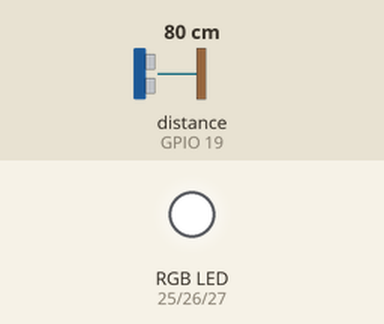
This sketch was run on a simulated ESP32. Shown: an RGB LED mixed from three pins (HIGH = lit). Inputs (shaded band) come from the test bench; at power-on: distance to the obstacle (sensor on GPIO 19) 80 cm. The echo pulse lasts 58.3 µs per cm; WiFi joins after 1.5 s; servers stay silent unless stated; no MQTT or app messages arrive unless stated; pins used as bus, display or sensor lines are not drawn; what the sketch prints to the serial monitor is not drawn.

Above: at 2.7 s.
2.8 s: distance to the obstacle (sensor on GPIO 19) set to 23 cm
At 6.5 s:
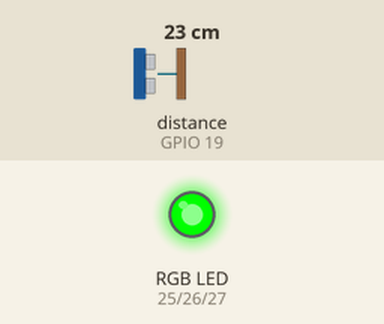
6.8 s: distance to the obstacle (sensor on GPIO 19) set to 19 cm
At 11.8 s:
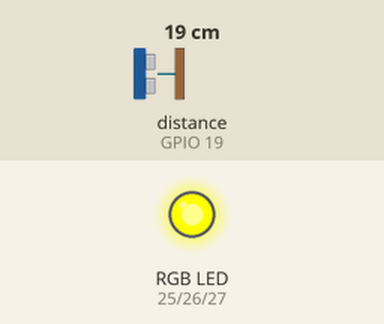
12.3 s: distance to the obstacle (sensor on GPIO 19) set to 12 cm
16.3 s: distance to the obstacle (sensor on GPIO 19) set to 9 cm
Timing chart, 0 to 19.3 s (numbered marks = the images above; inputs shaded):
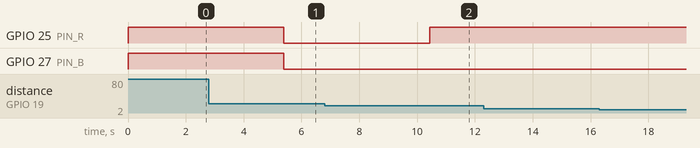

Measured:
- the behaviour switches between 21 and 20 cm on distance to the obstacle (sensor on GPIO 19) (found by bisection; images 1 and 2)
- after the input at 6.8 s, GPIO 25 (PIN_R): LOW → HIGH after 3.6 s
- after the input at 12.3 s, every drawn part: stays the same
- after the input at 16.3 s, every drawn part: stays the same

The sketch:

apagado_led.ino
```cpp
#include <WiFi.h>
#include "Adafruit_MQTT.h"
#include "Adafruit_MQTT_Client.h"

// ---------------------- CONFIGURACIÓN WI-FI ----------------------
#define WLAN_SSID   "ARTEFACTOS"
#define WLAN_PASS   "87654321"

// ---------------------- CONFIGURACIÓN ADAFRUIT IO ----------------------
#define AIO_SERVER      "io.adafruit.com"
#define AIO_SERVERPORT  1883
#define AIO_USERNAME    ""
#define AIO_KEY         ""

// ---------------------- PINES ----------------------
#define TRIG_PIN  18
#define ECHO_PIN  19
#define PIN_R     25
#define PIN_G     26
#define PIN_B     27

// ---------------------- AJUSTES ----------------------
#define RGB_ANODO_COMUN  false
#define PWM_FREQ         5000
#define PWM_RES          8
#define INTERVALO_PUBLICAR_MS 5000
#define DIST_CERCA_CM    10
#define DIST_MEDIA_CM    20

// ---------------------- CLIENTE MQTT Y FEEDS ----------------------
WiFiClient client;
Adafruit_MQTT_Client mqtt(&client, AIO_SERVER, AIO_SERVERPORT, AIO_USERNAME, AIO_KEY);

// Publicar (Feed de distancia)
Adafruit_MQTT_Publish feedDistancia = Adafruit_MQTT_Publish(&mqtt, AIO_USERNAME "/feeds/distancia_labo5");

// Suscribir (Feed del botón toggle - DESAFÍO)
Adafruit_MQTT_Subscribe feedBoton = Adafruit_MQTT_Subscribe(&mqtt, AIO_USERNAME "/feeds/boton_led");

// ---------------------- ESTADO ----------------------
float ultimaDistancia = -1;
unsigned long ultimoPublicar = 0;
unsigned long ultimoPing = 0;
bool ledEncendido = true; // Variable para controlar el estado del LED

// ---------------------- PROTOTIPOS ----------------------
void conectarWiFi();
void conectarMQTT();
float leerDistanciaCm();
float distanciaPromedio(int muestras);
void escribirRGB(uint8_t r, uint8_t g, uint8_t b);
void actualizarLED();

// =====================================================================
void setup() {
  Serial.begin(115200);
  delay(10);

  pinMode(TRIG_PIN, OUTPUT);
  pinMode(ECHO_PIN, INPUT);

  ledcAttach(PIN_R, PWM_FREQ, PWM_RES);
  ledcAttach(PIN_G, PWM_FREQ, PWM_RES);
  ledcAttach(PIN_B, PWM_FREQ, PWM_RES);

  escribirRGB(255, 255, 255);

  // Suscribirse al feed del botón antes de conectar a internet
  mqtt.subscribe(&feedBoton);

  conectarWiFi();
}

// =====================================================================
void loop() {
  conectarMQTT();

  // Revisar si llegó un mensaje del toggle desde Adafruit
  Adafruit_MQTT_Subscribe *sub;
  while ((sub = mqtt.readSubscription(200))) {
    if (sub == &feedBoton) {
      const char *msg = (char *)feedBoton.lastread;

      Serial.print("Comando Toggle recibido: ");
      Serial.println(msg);

      // Cambia el estado dependiendo de si recibe ON u OFF
      ledEncendido = (strcmp(msg, "ON") == 0);

      actualizarLED(); // Forzamos actualización visual al presionar el botón
    }
  }

  // Leer el ultrasónico y publicar cada cierto tiempo
  if (millis() - ultimoPublicar >= INTERVALO_PUBLICAR_MS) {
    ultimoPublicar = millis();

    float d = distanciaPromedio(5);
    if (d > 0) {
      ultimaDistancia = d;
      Serial.print("Distancia: "); Serial.print(d, 1); Serial.println(" cm");

      if (!feedDistancia.publish(d)) {
        Serial.println("Error al publicar la distancia");
      }
    } else {
      Serial.println("Lectura fuera de rango o sin eco");
    }

    actualizarLED();
  }

  if (millis() - ultimoPing >= 30000) {
    ultimoPing = millis();
    mqtt.ping();
  }
}

// =====================================================================
//  ULTRASÓNICO HC-SR04
// =====================================================================
float leerDistanciaCm() {
  digitalWrite(TRIG_PIN, LOW);
  delayMicroseconds(2);
  digitalWrite(TRIG_PIN, HIGH);
  delayMicroseconds(10);
  digitalWrite(TRIG_PIN, LOW);

  long duracion = pulseIn(ECHO_PIN, HIGH, 30000);
  if (duracion == 0) return -1;

  float distancia = (duracion * 0.0343) / 2.0;

  if (distancia < 2 || distancia > 100) return -1;
  return distancia;
}

float distanciaPromedio(int muestras) {
  float suma = 0;
  int validas = 0;
  for (int i = 0; i < muestras; i++) {
    float d = leerDistanciaCm();
    if (d > 0) { suma += d; validas++; }
    delay(40);
  }
  return (validas > 0) ? suma / validas : -1;
}

// =====================================================================
//  LED RGB
// =====================================================================
void escribirRGB(uint8_t r, uint8_t g, uint8_t b) {
  if (RGB_ANODO_COMUN) {
    r = 255 - r;  g = 255 - g;  b = 255 - b;
  }
  ledcWrite(PIN_R, r);
  ledcWrite(PIN_G, g);
  ledcWrite(PIN_B, b);
}

void actualizarLED() {
  // Verificamos primero si el botón de Adafruit apagó el sistema
  if (!ledEncendido) {
    escribirRGB(0, 0, 0); // Apagar LED por completo
    return;
  }

  if (ultimaDistancia <= 0) {
    escribirRGB(255, 255, 255);
    return;
  }

  // Lógica normal de distancias si el sistema está encendido
  if (ultimaDistancia < DIST_CERCA_CM) {
    escribirRGB(255, 0, 0);
  } else if (ultimaDistancia >= DIST_CERCA_CM && ultimaDistancia <= DIST_MEDIA_CM) {
    escribirRGB(255, 255, 0);
  } else {
    escribirRGB(0, 255, 0);
  }
}

// =====================================================================
//  CONEXIONES
// =====================================================================
void conectarWiFi() {
  Serial.print("Conectando a "); Serial.println(WLAN_SSID);
  WiFi.begin(WLAN_SSID, WLAN_PASS);
  while (WiFi.status() != WL_CONNECTED) {
    delay(500);
    Serial.print(".");
  }
  Serial.println();
  Serial.print("WiFi conectado. IP: "); Serial.println(WiFi.localIP());
}

void conectarMQTT() {
  if (mqtt.connected()) return;

  Serial.print("Conectando a Adafruit IO... ");
  int8_t ret;
  uint8_t intentos = 3;
  while ((ret = mqtt.connect()) != 0) {
    Serial.println(mqtt.connectErrorString(ret));
    Serial.println("Reintentando en 5 segundos...");
    mqtt.disconnect();
    delay(5000);
    if (--intentos == 0) {
      Serial.println("No se pudo conectar. Reiniciando la ESP32...");
      ESP.restart();
    }
  }
  Serial.println("¡Conectado a Adafruit IO!");
}
```
